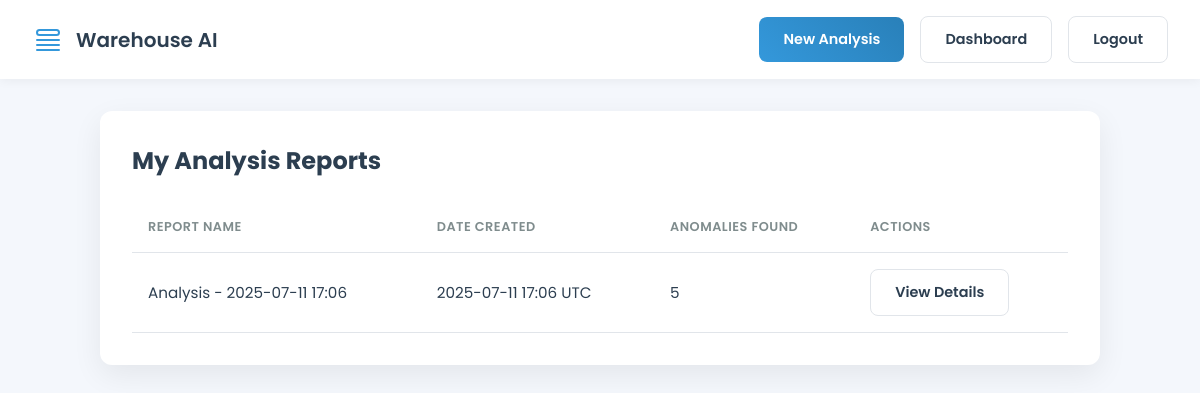
Page /dashboard (signed in) on the committed database.
### app.py (models this page shows)
class AnalysisReport(db.Model):
    id = db.Column(db.Integer, primary_key=True)
    report_name = db.Column(db.String(120), nullable=False, default=f"Analysis Report")
    timestamp = db.Column(db.DateTime, index=True, default=datetime.utcnow)
    user_id = db.Column(db.Integer, db.ForeignKey('user.id'), nullable=False)
    anomalies = db.relationship('Anomaly', backref='report', lazy=True, cascade="all, delete-orphan")
    location_summary = db.Column(db.Text, nullable=True) # Stores a JSON string of the location summary

### app.py (the view)
@app.route('/dashboard')
@login_required
def dashboard():
    reports = AnalysisReport.query.filter_by(user_id=current_user.id).order_by(AnalysisReport.timestamp.desc()).all()
    return render_template('dashboard.html', reports=reports)

### app.py (called while the page is built)
@login_manager.user_loader
def load_user(user_id):
    return User.query.get(int(user_id))

### templates/dashboard.html (shortened to what this page needs)
{% extends "base.html" %}
{% block content %}
<div class="container">
    <div class="card">
        <div class="table-header">
            <h2>My Analysis Reports</h2>
        </div>
        {% if reports %}
        <table>
            <thead>
                <tr>
                    <th>Report Name</th>
                    <th>Date Created</th>
                    <th>Anomalies Found</th>
                    <th>Actions</th>
                </tr>
            </thead>
            <tbody>
                {% for report in reports %}
                <tr>
                    <td>{{ report.report_name }}</td>
                    <td>{{ report.timestamp.strftime('%Y-%m-%d %H:%M') }} UTC</td>
                    <td>{{ report.anomalies|length }}</td>
                    <td>
                        <a href="{{ url_for('view_report', report_id=report.id) }}" class="btn btn-secondary">View Details</a>
                    </td>
                </tr>
                {% endfor %}
            </tbody>
        </table>
        {% else %}
        <div class="empty-state">
            <h3>No reports found</h3>
            <p>It looks like you haven't run any analysis yet.</p>
            <a href="{{ url_for('index') }}" class="btn btn-primary">Start Your First Analysis</a>
        </div>
        {% endif %}
    </div>
</div>
{% endblock %}

### templates/base.html (style rules this page uses)
:root { --bg-color: #f4f7fc; --primary-text: #2c3e50; --accent-color: #3498db; --accent-color-dark: #2980b9; --secondary-text: #7f8c8d; --white: #ffffff; --card-shadow: 0 10px 30px rgba(0, 0, 0, 0.07); --border-color: #e1e5ea; --border-radius: 12px; --success-color: #2ecc71; --success-bg: #e8f9f1; --error-color: #e74c3c; --error-bg: #fdedec; }
body { background-color: var(--bg-color); color: var(--primary-text); font-family: 'Poppins', sans-serif; margin: 0; }
.btn { font-family: 'Poppins', sans-serif; border: none; border-radius: 8px; padding: 0.75rem 1.5rem; font-size: 0.9rem; font-weight: 600; cursor: pointer; transition: all 0.2s; text-decoration: none; display: inline-block; text-align: center; }
.btn-secondary { background-color: var(--white); color: var(--primary-text); border: 1px solid var(--border-color); }

### templates/dashboard.html (style rules this page uses)
.container { max-width: 1000px; margin: 0 auto; }
.card { background-color: var(--white); border-radius: var(--border-radius); box-shadow: var(--card-shadow); padding: 2rem; }
.table-header { display: flex; justify-content: space-between; align-items: center; margin-bottom: 1.5rem; }
.table-header h2 { margin: 0; font-size: 1.5rem; }
table { width: 100%; border-collapse: collapse; font-size: 0.95rem; }
th, td { padding: 1rem; text-align: left; border-bottom: 1px solid var(--border-color); }
th { font-weight: 600; color: var(--secondary-text); text-transform: uppercase; font-size: 0.8rem; letter-spacing: 0.5px; }

### rows in the picture
AnalysisReport: report_name "Analysis - 2025-07-11 17:06", timestamp "2025-07-11 17:06", anomalies|length "5"
